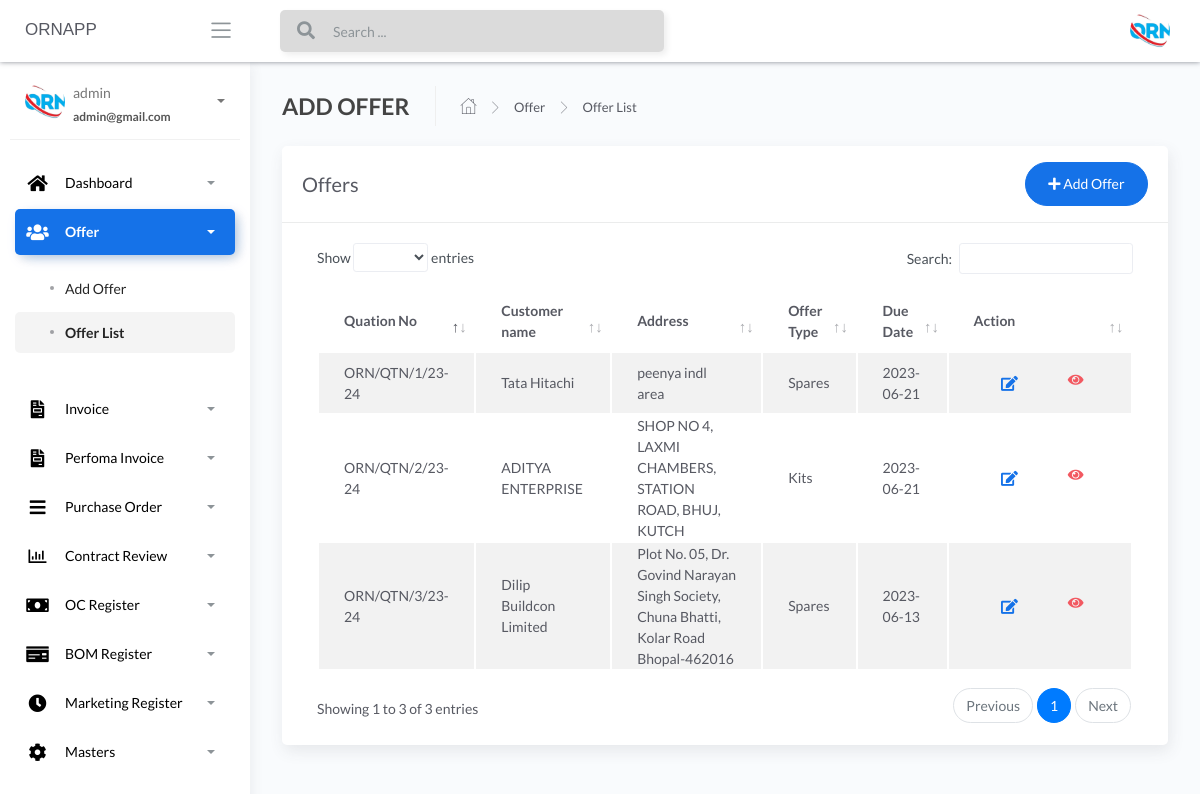
Before: /offer-offerlist (signed in) with the older database file.
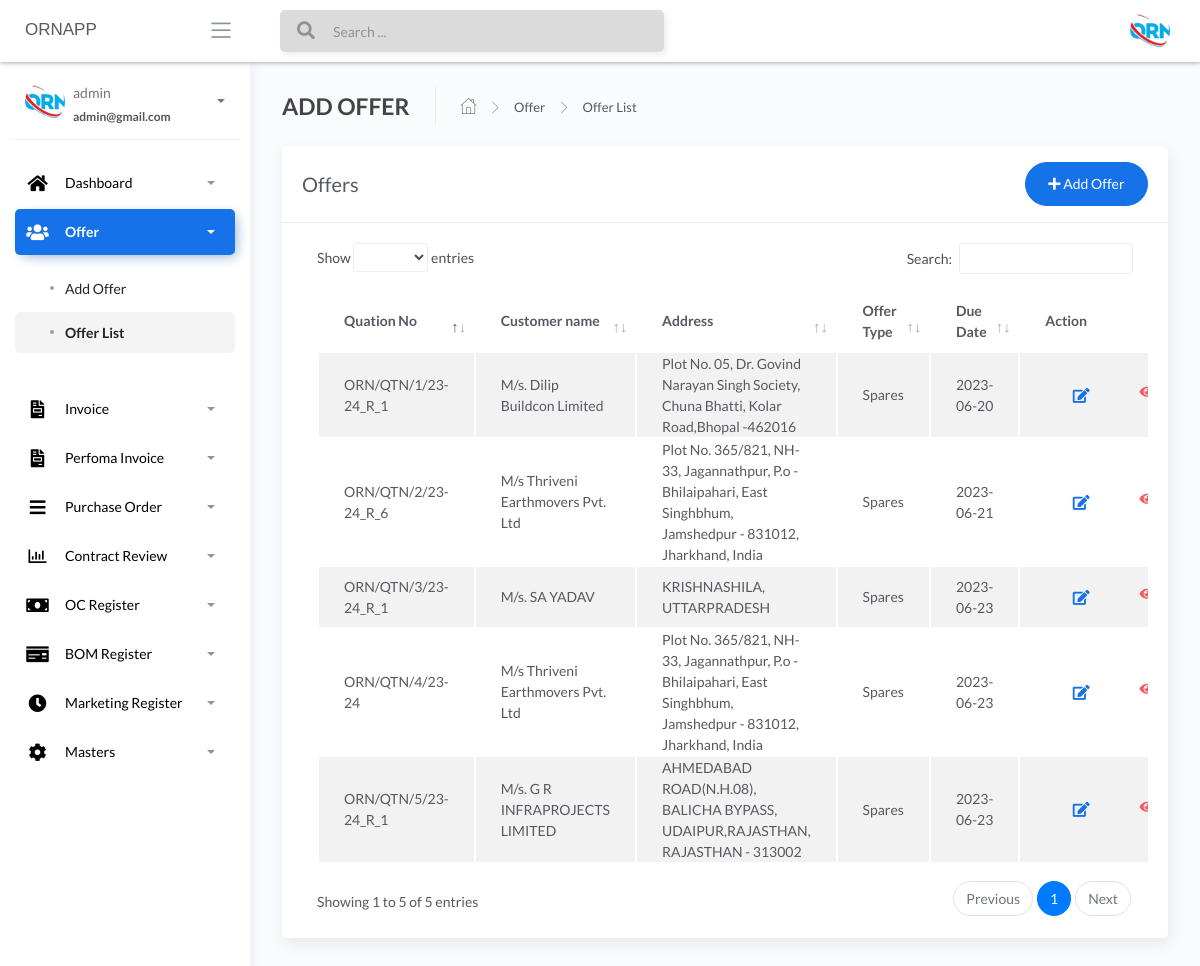
After: the same page with the newer database file.
### apps/authentication/models.py (models this page shows, shortened)
class Users(db.Model, UserMixin):
    __tablename__ = 'Users'
    id = db.Column(db.Integer, primary_key=True)
    username = db.Column(db.String(64), unique=True)
    email = db.Column(db.String(64), unique=True)
    password = db.Column(db.LargeBinary)

### apps/home/models.py (models this page shows, shortened)
class AddOffer(db.Model):
    __tablename__ = "addoffer"
    id = db.Column(db.Integer, primary_key=True)
    customer_name_offer = db.Column(db.String())
    due_date_offer = db.Column(db.String())
    offer_type_offer = db.Column(db.String())
    quotation_number_offer = db.Column(db.String())
    marketing_person_offer = db.Column(db.String())
    currency_type_offer = db.Column(db.String())
    product_kit_offer_json = db.Column(db.String())
    grossAmount = db.Column(db.Float())
    discountType = db.Column(db.String())
    discountValue = db.Column(db.Float())
    assessableValue = db.Column(db.Float())
    pfPercentage = db.Column(db.Float())
    pfValue = db.Column(db.Float())
    freightValue = db.Column(db.Float())
    totalFreight = db.Column(db.Float())
    tcsPercentage = db.Column(db.Float())
    gstType = db.Column(db.String())
    tcsValue = db.Column(db.Float())
    gstPercentage = db.Column(db.Float())
    gstValue = db.Column(db.Float())
    roundOffType = db.Column(db.String())
    roundOffValue = db.Column(db.Float())
    grandTotal = db.Column(db.Float())
    subject_offer = db.Column(db.String())
    reference_offer = db.Column(db.String())
    description_offer = db.Column(db.String())
    footer_description_offer = db.Column(db.String())
    notes_offer = db.Column(db.String())
    price_basis_offer = db.Column(db.String())
    PandFcharges_offer = db.Column(db.String())
    igst_terms_offer = db.Column(db.String())
    hsn_code_offer = db.Column(db.String())
    payment_terms_offer = db.Column(db.String())
    delivery_terms_offer = db.Column(db.String())
    freight_terms_offer = db.Column(db.String())
    validity_terms_offer = db.Column(db.String())
    warrenty_terms_offer = db.Column(db.String())
    contract_review_Order_No = db.Column(db.String())
    contract_review_Order_Date = db.Column(db.String())
    contract_review_PO_Qty = db.Column(db.Integer())
    contract_review_Billing_Address = db.Column(db.String())
    contract_review_Delivery_Address_1 = db.Column(db.String())
    contract_review_Delivery_Address_2 = db.Column(db.String())
    contract_review_Delivery_Address_3 = db.Column(db.String())
    contract_review_Delivery_Address_4 = db.Column(db.String())
    contract_review_Delivery_Address_5 = db.Column(db.String())
    contract_review_Offer_No = db.Column(db.String())
    contract_review_Total_Cost = db.Column(db.Float())
    contract_review_price = db.Column(db.String())
    contract_review_price_1 = db.Column(db.String())
    contract_review_price_2 = db.Column(db.String())
    contract_review_packing_and_Forwarding = db.Column(db.String())
    contract_review_packing_and_Forwarding_1 = db.Column(db.String())
    contract_review_packing_and_Forwarding_2 = db.Column(db.String())
    contract_review_gst = db.Column(db.String())
    contract_review_gst_1 = db.Column(db.String())
    contract_review_gst_2 = db.Column(db.String())
    contract_review_delivery = db.Column(db.String())
    contract_review_delivery_1 = db.Column(db.String())
    contract_review_delivery_2 = db.Column(db.String())
    contract_review_warrantly = db.Column(db.String())
    contract_review_warrantly_1 = db.Column(db.String())
    contract_review_warrantly_2 = db.Column(db.String())
    contract_review_terms_of_pay = db.Column(db.String())
    contract_review_terms_of_pay_1 = db.Column(db.String())
    contract_review_terms_of_pay_2 = db.Column(db.String())
    contract_review_freight = db.Column(db.String())
    contract_review_freight_1 = db.Column(db.String())
    contract_review_freight_2 = db.Column(db.String())
    contract_review_preferred_transporter = db.Column(db.String())
    contract_review_preferred_transporter_1 = db.Column(db.String())
    contract_review_preferred_transporter_2 = db.Column(db.String())
    contract_review_contact_person = db.Column(db.String())
    contract_review_telephone_number = db.Column(db.String())
    contract_review_email_id = db.Column(db.String())
    contract_review_notes = db.Column(db.String())
    contract_review_approve = db.Column(db.INT())
    offer_conformation_number = db.Column(db.String())

### apps/home/routes.py (the view)
@blueprint.route('/offer-offerlist', methods=['GET', 'POST'])
@login_required
def retrieve_list():
    add_user = AddOffer.query.all()
    return render_template('home/users.html',add_user=add_user, segment='offer-offerlist')

### apps/__init__.py (called while the page is built)
def configure_database(app):
    @app.before_first_request
    def initialize_database():
        db.create_all()
    @app.teardown_request
    def shutdown_session(exception=None):
        db.session.remove()

### apps/authentication/models.py (called while the page is built)
@login_manager.user_loader
def user_loader(id):
    return Users.query.filter_by(id=id).first()

### apps/templates/home/users.html (shortened to what this page needs)
{% extends "layouts/base.html" %}
{% block content %}
	<div class="content">
		<div class="page-inner">
			<div class="page-header">
				<h4 class="page-title">ADD OFFER</h4>
				<ul class="breadcrumbs">
					<li class="nav-home">
						<a href="#">
							<i class="flaticon-home"></i>
						</a>
					</li>
					<li class="separator">
						<i class="flaticon-right-arrow"></i>
					</li>
					<li class="nav-item">
						<a href="#">Offer</a>
					</li>
					<li class="separator">
						<i class="flaticon-right-arrow"></i>
					</li>
					<li class="nav-item">
						<a href="#">Offer List</a>
					</li>
				</ul>
			</div>
			<div class="row">
				<div class="col-md-12">
					<div class="card">
						<div class="card-header">
							<div class="d-flex align-items-center">
								<h4 class="card-title">Offers</h4>
								<a href="/offer-addoffer" class="ml-auto">
									<button class="btn btn-primary btn-round ml-auto" data-toggle="modal"
										data-target="#addRowModal">
										<i class="fa fa-plus"></i>
										Add Offer
									</button>
								</a>
							</div>
						</div>
						<div class="card-body">
							<div class="table-responsive">
								<table id="add-row" class="display table table-striped table-hover" >
									<thead>
										<tr>
											<th>Quation No</th>
											<th>Customer name</th>
                                            <th>Address</th>
											<th>Offer Type</th>
											<th>Due Date</th>
											<th style="width: 10%">Action</th>
										</tr>
									</thead>
									<tbody>
										{% for user in add_user %}
											<tr
											{% if loop.index %2==0 %}
											{% else %}
											{% endif %}
											>
											<td>{{user.quotation_number_offer}}</td>
											<td>{{user.customer_name_offer}}</td>
											<td>{{user.contract_review_Billing_Address}}</td>
											<td>{{user.offer_type_offer}}</td>
											<td>{{user.due_date_offer}}</td>
											<td>
											<div class="form-button-action">
											<span style="font-size: 24px;color:green;">
											<a href="/{{user.id}}/edit-addoffer" type="button" class="btn btn-link btn-primary btn-lg"> <i class="fas fa-edit" ></i></a>
											</span>
											<span style="font-size: 24px;color:red;">
											<a href="/{{user.id}}/offer_pdf" type="button" class="btn btn-link btn-danger"> <i class="fa fa-eye"></i></a>
											</span>
											</div>
											</td>
										</tr>
									{% endfor %}
									</tbody>
								</table>
							</div>
						</div>
					</div>
				</div>
			</div>
		</div>
	</div>
{% endblock content %}

### apps/templates/layouts/base.html (shortened to what this page needs)
<!DOCTYPE html>
<html lang="en">
<head>
	<link rel="stylesheet" href="/static/assets/css/bootstrap.min.css">
	<link rel="stylesheet" href="/static/assets/css/atlantis.min.css">
</head>
<body data-background-color="white">
	<div class="wrapper">
        {% include 'includes/navigation.html' %}
        {% include 'includes/sidebar.html' %}
		<div class="main-panel">
			{% block content %}{% endblock content %}
		</div>
	</div>
</body>
</html>

### apps/templates/includes/navigation.html (shortened to what this page needs)
<div class="main-header">
  <div class="logo-header" data-background-color="white">
    <a href="" class="logo">
      <h style="font-family: Arial">ORNAPP</h>
    </a>
    <div class="nav-toggle">
      <button class="btn btn-toggle toggle-sidebar">
        <i class="icon-menu"></i>
      </button>
    </div>
  </div>
  <nav
    class="navbar navbar-header navbar-expand-lg"
    data-background-color="white"
  >
    {% if current_user.is_authenticated %}
    <div class="container-fluid">
      <div class="collapse" id="search-nav">
        <form class="navbar-left navbar-form nav-search mr-md-3">
          <div class="input-group">
            <div class="input-group-prepend">
              <button type="submit" class="btn btn-search pr-1">
                <i class="fa fa-search search-icon"></i>
              </button>
            </div>
            <input type="text" placeholder="Search ..." class="form-control" />
          </div>
        </form>
      </div>
      <ul class="navbar-nav topbar-nav ml-md-auto align-items-center">
        <li class="nav-item dropdown hidden-caret">
          <a
            class="dropdown-toggle profile-pic"
            data-toggle="dropdown"
            href="#"
            aria-expanded="false"
          >
            <div class="avatar-sm">
              <img
                src="/static/assets/img/logo.jpg"
                alt="..."
                class="avatar-img rounded-circle"
              />
            </div>
          </a>
        </li>
      </ul>
    </div>
    {% endif %}
  </nav>
</div>

### apps/templates/includes/sidebar.html (shortened to what this page needs)
		<div class="sidebar sidebar-style-2" data-background-color="white">
			<div class="sidebar-wrapper scrollbar scrollbar-inner">
				<div class="sidebar-content">
				{% if current_user.is_authenticated %}
					<div class="user">
						<div class="avatar-sm float-left mr-2">
							<img src="/static/assets/img/logo.jpg" alt="..." class="avatar-img rounded-circle">
						</div>
						<div class="info">
							<a data-toggle="collapse" href="#collapseExample" aria-expanded="true">
								<span>
									{{ current_user.username }}
									<span class="user-level">
										{{ current_user.email }}
									</span>
									<span class="caret"></span>
								</span>
							</a>
						</div>
					</div>
					<ul class="nav nav-primary">
						<li class="nav-item {% if 'dashboard' in segment %} active {% endif %}">
							<a data-toggle="collapse" href="#dashboard" aria-expanded="false">
								<i style="color:black;" class="fas fa-home"></i>
								<p style="color:black;">Dashboard</p>
								<span class="caret"></span>
							</a>
						</li>
						<li class="nav-item {% if 'offer-' in segment %} active {% endif %}">
							<a data-toggle="collapse" href="#base">
								<i  style="color:black;" class="fas fa-users"></i>
								<p  style="color:black;">Offer</p>
								<span class="caret"></span>
							</a>
							<div class="collapse {% if 'offer-' in segment %} show {% endif %}" id="base">
								<ul class="nav nav-collapse">
									<li class="{% if 'offer-addoffer' in segment %} active {% endif %}">
										<a href="/offer-addoffer">
											<span  style="color:black;" class="sub-item">Add Offer</span>
										</a>
									</li>
									<li class="{% if 'offer-offerlist' in segment %} active {% endif %}">
										<a href="/offer-offerlist">
											<span  style="color:black;" class="sub-item">Offer List</span>
										</a>
									</li>
								</ul>
							</div>
						</li>
						<li class="nav-item {% if 'invoice' in segment %} active {% endif %}">
							<a data-toggle="collapse" href="#invoice">
								<i  style="color:black;" class="fas fa-file-invoice"></i>
								<p  style="color:black;">Invoice</p>
								<span class="caret"></span>
							</a>
						</li>
						<li class="nav-item {% if 'Perfoma' in segment %} active {% endif %}">
							<a data-toggle="collapse" href="#Perfoma">
								<i  style="color:black;" class="fas fa-file-invoice"></i>
								<p  style="color:black;">Perfoma Invoice</p>
								<span class="caret"></span>
							</a>
						</li>
						<li class="nav-item {% if 'purchaseorder' in segment %} active {% endif %}">
							<a data-toggle="collapse" href="#purchaseorder">
								<i  style="color:black;" class="fas fa-bars"></i>
								<p  style="color:black;">Purchase Order</p>
								<span class="caret"></span>
							</a>
						</li>
						<li class="nav-item {% if 'contractreview' in segment %} active {% endif %}">
							<a data-toggle="collapse" href="#contractreview">
								<i  style="color:black;" class="far fa-chart-bar"></i>
								<p  style="color:black;">Contract Review</p>
								<span class="caret"></span>
							</a>
						</li>
						<li class="nav-item {% if 'OcRegister' in segment %} active {% endif %}">
							<a data-toggle="collapse" href="#OcRegister">
								<i  style="color:black;" class="fas fa-money-bill"></i>
								<p  style="color:black;">OC Register</p>
								<span class="caret"></span>
							</a>
						</li>
						<li class="nav-item {% if 'BOMRegister' in segment %} active {% endif %}">
							<a data-toggle="collapse" href="#BOMRegister">
								<i  style="color:black;" class="fas fa-money-check"></i>
								<p  style="color:black;">BOM Register</p>
								<span class="caret"></span>
							</a>
						</li>
						<li class="nav-item {% if 'MarketingRegister' in segment %} active {% endif %}">
							<a data-toggle="collapse" href="#MarketingRegister">
								<i  style="color:black;" class="fas fa-clock"></i>
								<p  style="color:black;">Marketing Register</p>
								<span class="caret"></span>
							</a>
						</li>
						<li class="nav-item {% if 'masters' in segment %} active {% endif %}">
							<a data-toggle="collapse" href="#masters">
								<i  style="color:black;" class="fas fa-cog fa-spin"></i>
								<p  style="color:black;">Masters</p>
								<span class="caret"></span>
							</a>
						</li>
					</ul>
				{% endif %}
				</div>
			</div>
		</div>

Changed rows visible on the page:
changed AddOffer: quotation_number_offer "ORN/QTN/1/23-24" → "ORN/QTN/1/23-24_R_1"; customer_name_offer "Tata Hitachi" → "M/s. Dilip Buildcon Limited"; contract_review_Billing_Address "peenya indl area" → "Plot No. 05, Dr. Govind Narayan Singh Society, Chuna Bhatti, Kolar Road,Bhopal -462016"; due_date_offer "2023-06-21" → "2023-06-20"
changed AddOffer: quotation_number_offer "ORN/QTN/2/23-24" → "ORN/QTN/2/23-24_R_6"; customer_name_offer "ADITYA ENTERPRISE" → "M/s Thriveni Earthmovers Pvt. Ltd"; contract_review_Billing_Address "SHOP NO 4, LAXMI CHAMBERS, STATION ROAD, BHUJ, KUTCH" → "Plot No. 365/821, NH-33, Jagannathpur, P.o - Bhilaipahari, East Singhbhum, Jamshedpur - 831012, Jharkhand, India"; offer_type_offer "Kits" → "Spares"
changed AddOffer: quotation_number_offer "ORN/QTN/3/23-24" → "ORN/QTN/3/23-24_R_1"; customer_name_offer "Dilip Buildcon Limited" → "M/s. SA YADAV"; contract_review_Billing_Address "Plot No. 05, Dr. Govind Narayan Singh Society, Chuna Bhatti, Kolar Road Bhopal-462016" → "KRISHNASHILA, UTTARPRADESH"; due_date_offer "2023-06-13" → "2023-06-23"
added AddOffer: quotation_number_offer "ORN/QTN/4/23-24", customer_name_offer "M/s Thriveni Earthmovers Pvt. Ltd", contract_review_Billing_Address "Plot No. 365/821, NH-33, Jagannathpur, P.o - Bhilaipahari, East Singhbhum, Jamshedpur - 831012, Jharkhand, India", offer_type_offer "Spares", due_date_offer "2023-06-23"
added AddOffer: quotation_number_offer "ORN/QTN/5/23-24_R_1", customer_name_offer "M/s. G R INFRAPROJECTS LIMITED", contract_review_Billing_Address "AHMEDABAD ROAD(N.H.08), BALICHA BYPASS, UDAIPUR,RAJASTHAN, RAJASTHAN - 313002", offer_type_offer "Spares", due_date_offer "2023-06-23"
Other visible differences:
text written by a page script: "Show entries Search: Showing 1 to 3 of 3 entries Previous 1 Next" → "Show entries Search: Showing 1 to 5 of 5 entries Previous 1 Next"
